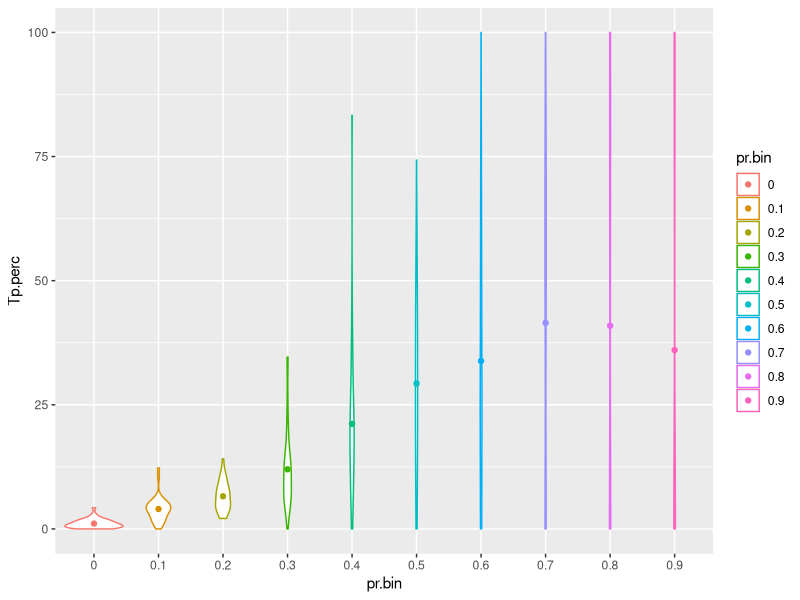

Here is the R script that generated this plot:
# Author : Bohdan Monastyrskyy
# Project : Assessment of RR predictions calibration
# Date : 2017-07-06


# load required packages
LIBS <- c("dplyr", "ggplot2", "ggthemes")
tmp <- lapply(LIBS, function(l)
  { if (!require(l, quietly = TRUE, character.only = TRUE)){
      install.packages(l)
      if (!require(l, quietly = TRUE, character.only = TRUE)){
        stop(paste("Required library", l, "couldn't be installed"))
      }
    }
  } );
rm(tmp);


# read data
df <- read.table("./data/TPFPbin.summarytable.txt", stringsAsFactors = FALSE, header = TRUE)

# Example 
# plot violin plot for selected group on FM domains
my.violin <- function(df, gr_='RR109', class_='FM'){
  f.df <- df %>% filter(gr==gr_ & class==class_) %>% select(pr.bin, Tp.perc)
  f.df$pr.bin <-as.factor(f.df$pr.bin)
  p <- ggplot(f.df, aes( x=pr.bin, y=Tp.perc, color = pr.bin)) + geom_violin() + stat_summary(fun.y=mean, geom="point")
  print(p)
}

my.violin(df, 'RR451')
